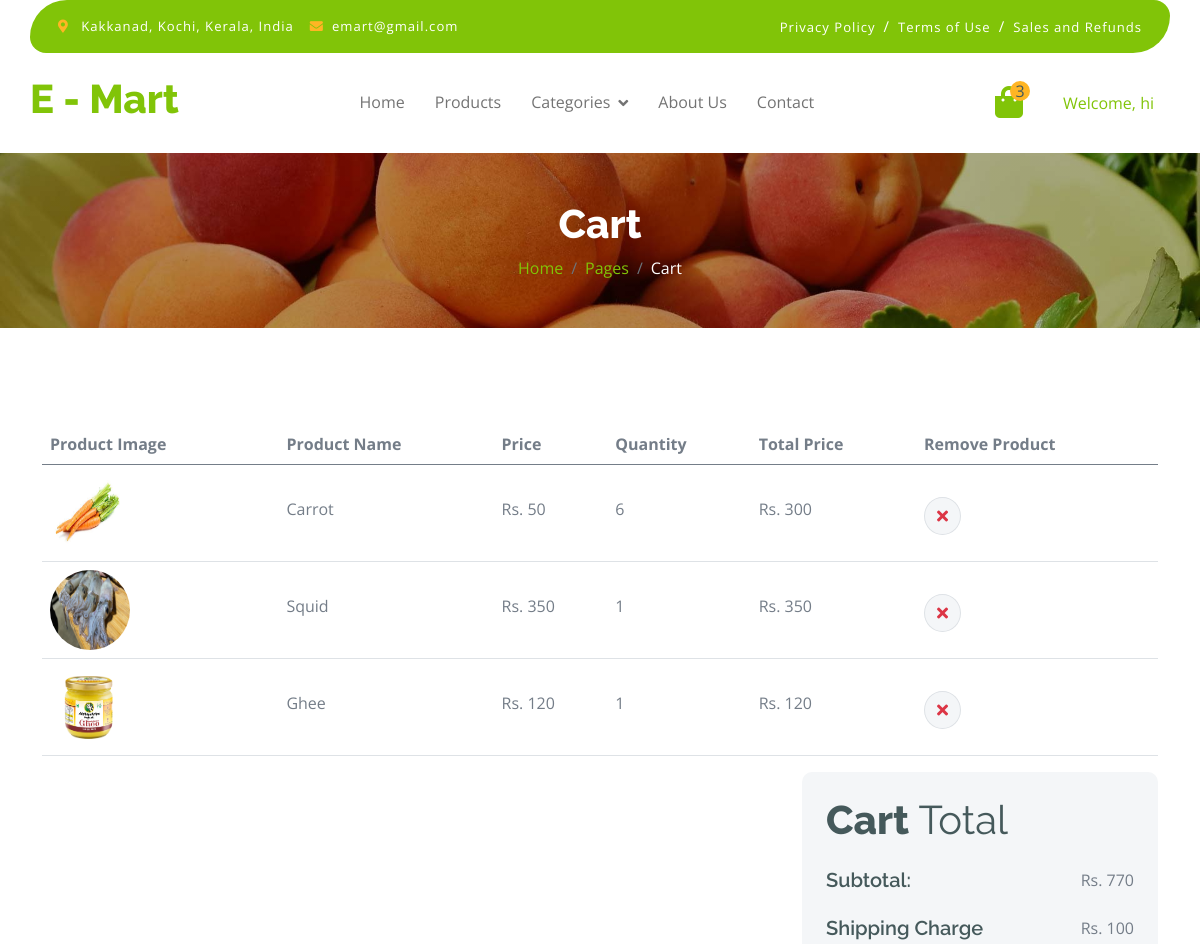
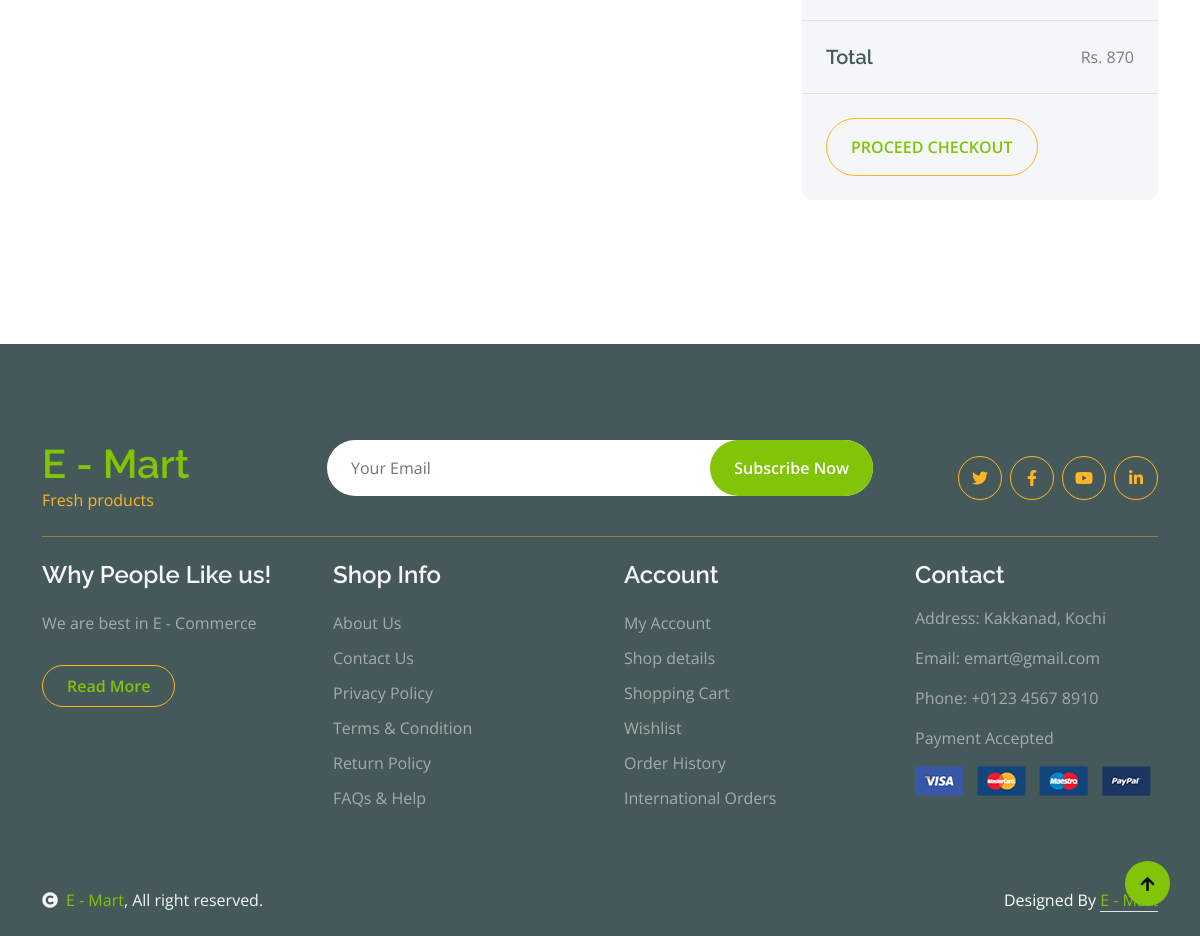
Page /Cart_Page/ (signed in) on the committed database (2 pictures, top to bottom).
### WebApp/models.py (models this page shows)
class CartDB(models.Model):
    User_Name = models.CharField(max_length=100, null=True, blank=True)
    Product_Name = models.CharField(max_length=100, null=True, blank=True)
    Quantity = models.IntegerField(null=True, blank=True)
    Price = models.IntegerField(null=True, blank=True)
    Total = models.IntegerField(null=True, blank=True)
    Product_Image = models.ImageField(upload_to="Cart Images", null=True, blank=True)

### WebApp/views.py (the view)
# urls.py: path('Cart_Page/',views.cart_page,name='Cart_Page'),
def cart_page(request):
    sub_total = 0
    ship_charge = 0
    total = 0
    categ = Category.objects.all()
    cart_count = CartDB.objects.filter(User_Name=request.session['User_Name'])
    x = cart_count.count()
    crt = CartDB.objects.filter(User_Name=request.session['User_Name'])
    for i in crt:
        sub_total += i.Total
        if sub_total < 1000:
            ship_charge = 100
        else:
            ship_charge = 0
        total = sub_total + ship_charge
    return render(request, 'Cart.html',
                  {'categ': categ, 'crt': crt, 'sub_total': sub_total, 'ship_charge': ship_charge, 'total': total,
                   'x': x})

### WebApp/templates/Cart.html (shortened to what this page needs)
<!DOCTYPE html>
{% extends 'home.html' %}
{% load static %}
{% block content %}
<html lang="en">
    <head>
    </head>
    <body>
        <div class="container-fluid page-header py-5">
            <h1 class="text-center text-white display-6">Cart</h1>
            <ol class="breadcrumb justify-content-center mb-0">
                <li class="breadcrumb-item"><a href="#">Home</a></li>
                <li class="breadcrumb-item"><a href="#">Pages</a></li>
                <li class="breadcrumb-item active text-white">Cart</li>
            </ol>
        </div>
        <div class="container-fluid py-5">
            <div class="container py-5">
                <div class="table-responsive">
                    <table class="table">
                        <thead>
                          <tr>
                            <th scope="col">Product Image</th>
                            <th scope="col">Product Name</th>
                            <th scope="col">Price</th>
                            <th scope="col">Quantity</th>
                            <th scope="col">Total Price</th>
                            <th scope="col">Remove Product</th>
                          </tr>
                        </thead>
                        <tbody>
                        {% for i in crt %}
                            <tr>
                                <th scope="row">
                                    <div class="d-flex align-items-center">
                                        <img src="{{i.Product_Image.url}}" class="img-fluid me-5 rounded-circle" style="width: 80px; height: 80px;" alt="">
                                    </div>
                                </th>
                                <td>
                                    <p class="mb-0 mt-4">{{i.Product_Name}}</p>
                                </td>
                                <td>
                                    <p class="mb-0 mt-4">Rs. {{i.Price}}</p>
                                </td>
                                <td>
                                    <p class="mb-0 mt-4">{{i.Quantity}}</p>
                                </td>
                                <td>
                                    <p class="mb-0 mt-4">Rs. {{i.Total}}</p>
                                </td>
                                <td>
                                    <button class="btn btn-md rounded-circle bg-light border mt-4" >
                                        <a href="{% url 'DeleteCart' ct_id=i.id %}">
                                        <i class="fa fa-times text-danger"></i>
                                        </a>
                                    </button>
                                </td>
                            </tr>
                        {% endfor %}
                        </tbody>
                    </table>
                </div>
                <div class="row g-4 justify-content-end">
                    <div class="col-8"></div>
                    <div class="col-sm-8 col-md-7 col-lg-6 col-xl-4">
                        <div class="bg-light rounded">
                            <div class="p-4">
                                <h1 class="display-6 mb-4">Cart <span class="fw-normal">Total</span></h1>
                                <div class="d-flex justify-content-between mb-4">
                                    <h5 class="mb-0 me-4">Subtotal:</h5>
                                    <p class="mb-0">Rs. {{sub_total}}</p>
                                </div>
                                <div class="d-flex justify-content-between">
                                    <h5 class="mb-0 me-4">Shipping Charge</h5>
                                    <div class="">
                                        <p class="mb-0">Rs. {{ship_charge}}</p>
                                    </div>
                                </div>
                            </div>
                            <div class="py-4 mb-4 border-top border-bottom d-flex justify-content-between">
                                <h5 class="mb-0 ps-4 me-4">Total</h5>
                                <p class="mb-0 pe-4">Rs. {{total}}</p>
                            </div>
                            <button class="btn border-secondary rounded-pill px-4 py-3 text-primary text-uppercase mb-4 ms-4" type="button">
                                <a href="{% url 'CheckOut' %}">
                                Proceed Checkout
                            </a>
                            </button>
                        </div>
                    </div>
                </div>
            </div>
        </div>
    </body>
</html>
{% endblock %}

### WebApp/static/webtemp/css/style.css (style rules this page uses)
.btn { font-weight: 600; transition: .5s; }
.btn.border-secondary { transition: 0.5s; }
.page-header { position: relative; background: linear-gradient(rgba(0, 0, 0, 0.3), rgba(0, 0, 0, 0.3)), url(../img/cart-page-header-img.jpg); background-position: center center; background-repeat: no-repeat; background-size: cover; }
@media (min-width: 992px) { .hero-header, .page-header { margin-top: 152px !important; } }

### rows in the picture
CartDB: Product_Image (picture), Product_Name "Carrot", Price "50", Quantity "6", Total "300"
CartDB: Product_Image (picture), Product_Name "Squid", Price "350", Quantity "1", Total "350"
CartDB: Product_Image (picture), Product_Name "Ghee", Price "120", Quantity "1", Total "120"

### other values in the picture
{{ x }} "3"
{{ request.session.User_Name }} "hi"
{{ sub_total }} "770"
{{ ship_charge }} "100"
{{ total }} "870"
